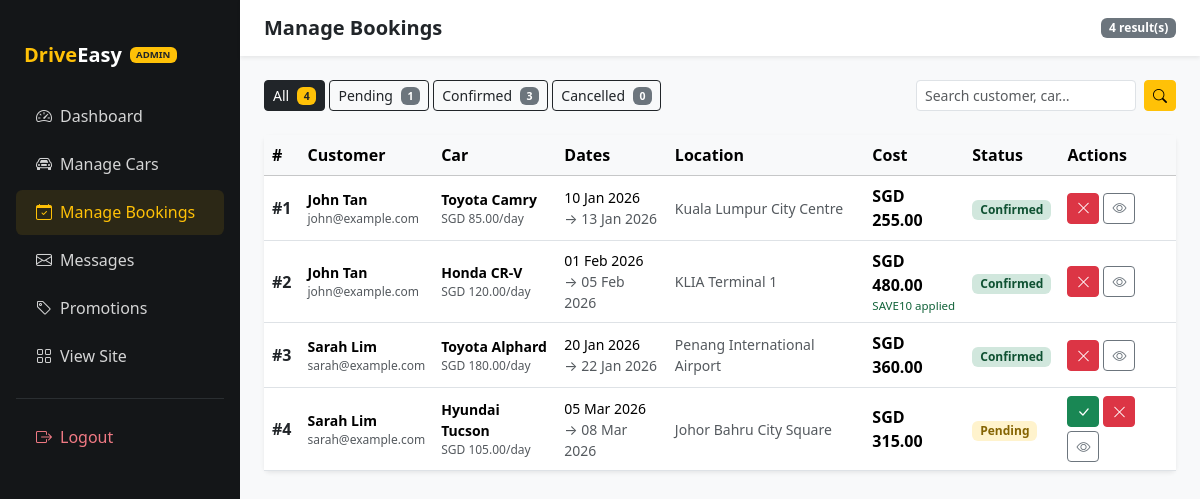
Page /admin/manage-bookings.php (signed in) on the earlier database version.
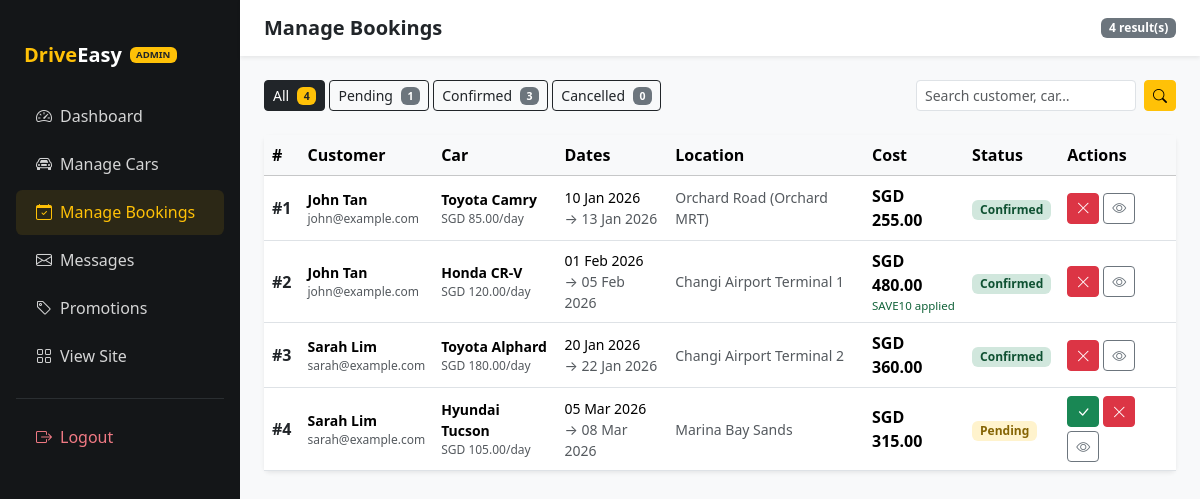
Same page on the later database version.
### tables this page shows
CREATE TABLE IF NOT EXISTS bookings (
    id              INT AUTO_INCREMENT PRIMARY KEY,
    user_id         INT           NOT NULL,
    car_id          INT           NOT NULL,
    pickup_location VARCHAR(150)  NOT NULL,
    start_date      DATE          NOT NULL,
    end_date        DATE          NOT NULL,
    total_cost      DECIMAL(10,2) NOT NULL,
    status          ENUM('pending','confirmed','cancelled') NOT NULL DEFAULT 'pending',
    promo_code      VARCHAR(30)   DEFAULT NULL,
    discount_amount DECIMAL(10,2) NOT NULL DEFAULT 0.00,
    notes           TEXT          DEFAULT NULL,
    created_at      TIMESTAMP DEFAULT CURRENT_TIMESTAMP,
    FOREIGN KEY (user_id) REFERENCES users(id)  ON DELETE CASCADE,
    FOREIGN KEY (car_id)  REFERENCES cars(id)   ON DELETE CASCADE
);

CREATE TABLE IF NOT EXISTS users (
    id            INT AUTO_INCREMENT PRIMARY KEY,
    name          VARCHAR(100)  NOT NULL,
    email         VARCHAR(150)  NOT NULL UNIQUE,
    password_hash VARCHAR(255)  NOT NULL,
    role          ENUM('user','admin') NOT NULL DEFAULT 'user',
    created_at    TIMESTAMP DEFAULT CURRENT_TIMESTAMP
);

CREATE TABLE IF NOT EXISTS cars (
    id            INT AUTO_INCREMENT PRIMARY KEY,
    brand         VARCHAR(50)   NOT NULL,
    model         VARCHAR(50)   NOT NULL,
    year          YEAR          NOT NULL,
    type          ENUM('sedan','SUV','MPV','sports') NOT NULL,
    daily_rate    DECIMAL(10,2) NOT NULL,
    status        ENUM('available','unavailable') NOT NULL DEFAULT 'available',
    image_path    VARCHAR(255)  DEFAULT 'assets/images/placeholder.jpg',
    description   TEXT,
    seats         TINYINT       NOT NULL DEFAULT 5,
    transmission  ENUM('automatic','manual') NOT NULL DEFAULT 'automatic',
    fuel_type     VARCHAR(30)   NOT NULL DEFAULT 'Petrol',
    mileage       VARCHAR(30)   DEFAULT 'Unlimited',
    created_at    TIMESTAMP DEFAULT CURRENT_TIMESTAMP
);

### admin/manage-bookings.php (the view, shortened to what the changed rows need)
<?php
require_once dirname(__DIR__) . '/includes/db.php';
$where  = ['1=1'];
$params = [];
$whereClause = implode(' AND ', $where);
$bookingsStmt = $pdo->prepare(
    "SELECT b.id, b.status, b.total_cost, b.discount_amount, b.promo_code,
            b.start_date, b.end_date, b.pickup_location, b.created_at, b.notes,
            u.name AS customer_name, u.email AS customer_email,
            c.brand, c.model, c.year, c.daily_rate, c.image_path
     FROM bookings b
     JOIN users u ON u.id = b.user_id
     JOIN cars  c ON c.id = b.car_id
     WHERE {$whereClause}
     ORDER BY b.created_at DESC"
);
$bookingsStmt->execute($params);
$bookings = $bookingsStmt->fetchAll();
?>
<!DOCTYPE html>
<html lang="en">
<head>
    <link rel="stylesheet" href="https://cdn.jsdelivr.net/npm/bootstrap@5.3.2/dist/css/bootstrap.min.css">
    <link rel="stylesheet" href="https://cdn.jsdelivr.net/npm/bootstrap-icons@1.11.3/font/bootstrap-icons.min.css">
    <link rel="stylesheet" href="/assets/css/style.css">
</head>
<body>
<div class="d-flex" style="min-height:100vh;">
    <div class="flex-grow-1 bg-light">
        <header class="bg-white shadow-sm px-4 py-3 d-flex justify-content-between align-items-center sticky-top">
            <div class="d-flex align-items-center gap-3">
                <h1 class="h5 mb-0 fw-bold">Manage Bookings</h1>
            </div>
        </header>
        <main class="p-4">
            <div class="card border-0 shadow-sm">
                <div class="card-body p-0">
                    <div class="table-responsive">
                        <table class="table table-hover align-middle mb-0">
                            <thead class="table-light">
                                <tr>
                                    <th scope="col">#</th>
                                    <th scope="col">Customer</th>
                                    <th scope="col">Car</th>
                                    <th scope="col">Dates</th>
                                    <th scope="col">Location</th>
                                    <th scope="col">Cost</th>
                                    <th scope="col">Status</th>
                                    <th scope="col">Actions</th>
                                </tr>
                            </thead>
                            <tbody>
                                <?php
                                foreach ($bookings as $b):
                                ?>
                                <tr>
                                    <td class="fw-semibold text-nowrap">
                                        <a href="/admin/manage-bookings.php?edit=<?= (int)$b['id'] ?>" class="text-dark text-decoration-none">#<?= (int)$b['id'] ?></a>
                                    </td>
                                    <td>
                                        <div class="fw-semibold small"><?= htmlspecialchars($b['customer_name']) ?></div>
                                        <div class="text-muted" style="font-size:0.75rem;"><?= htmlspecialchars($b['customer_email']) ?></div>
                                    </td>
                                    <td>
                                        <div class="small fw-semibold"><?= htmlspecialchars($b['brand'] . ' ' . $b['model']) ?></div>
                                        <div class="text-muted" style="font-size:0.75rem;">SGD <?= number_format((float)$b['daily_rate'],2) ?>/day</div>
                                    </td>
                                    <td class="small">
                                        <div><?= htmlspecialchars(date('d M Y', strtotime($b['start_date']))) ?></div>
                                        <div class="text-muted">→ <?= htmlspecialchars(date('d M Y', strtotime($b['end_date']))) ?></div>
                                    </td>
                                    <td class="small text-muted"><?= htmlspecialchars($b['pickup_location']) ?></td>
                                    <td>
                                        <div class="fw-semibold">SGD <?= number_format((float)$b['total_cost'],2) ?></div>
                                        <?php if ($b['promo_code']): ?>
                                        <div class="text-success" style="font-size:0.72rem;"><?= htmlspecialchars($b['promo_code']) ?> applied</div>
                                        <?php endif; ?>
                                    </td>
                                    <td>
                                        <span class="badge status-<?= htmlspecialchars($b['status']) ?> px-2 py-1 text-capitalize"><?= htmlspecialchars($b['status']) ?></span>
                                    </td>
                                    <td>
                                        <div class="d-flex gap-1 flex-wrap">
                                            <?php if ($b['status'] !== 'confirmed'): ?>
                                            <form method="POST" action="/admin/manage-bookings.php" class="d-inline">
                                                <button type="submit" class="btn btn-xs btn-success btn-sm" aria-label="Confirm booking <?= (int)$b['id'] ?>" title="Confirm booking">
                                                    <i class="bi bi-check-lg" aria-hidden="true"></i>
                                                </button>
                                            </form>
                                            <?php endif; ?>
                                            <?php if ($b['status'] !== 'cancelled'): ?>
                                            <form method="POST" action="/admin/manage-bookings.php" class="d-inline">
                                                <button type="submit" class="btn btn-xs btn-danger btn-sm btn-cancel-booking" aria-label="Cancel booking <?= (int)$b['id'] ?>" title="Cancel booking">
                                                    <i class="bi bi-x-lg" aria-hidden="true"></i>
                                                </button>
                                            </form>
                                            <?php endif; ?>
                                            <button class="btn btn-xs btn-outline-secondary btn-sm" aria-label="View details for booking <?= (int)$b['id'] ?>" title="View details" data-bs-toggle="modal" data-bs-target="#detailModal<?= (int)$b['id'] ?>">
                                                <i class="bi bi-eye" aria-hidden="true"></i>
                                            </button>
                                        </div>
                                    </td>
                                </tr>
                                <?php
                                endforeach;
                                ?>
                                </tbody>
                            </table> </div>
                    </div>
                </div>
            </main>
        </div>
    </div>
</body>
</html>

Differences in the rows shown:
changed bookings "Toyota Camry": pickup_location "Kuala Lumpur City Centre" → "Orchard Road (Orchard MRT)"
changed bookings "SAVE10": pickup_location "KLIA Terminal 1" → "Changi Airport Terminal 1"
changed bookings "Toyota Alphard": pickup_location "Penang International Airport" → "Changi Airport Terminal 2"
changed bookings "Pending": pickup_location "Johor Bahru City Square" → "Marina Bay Sands"
